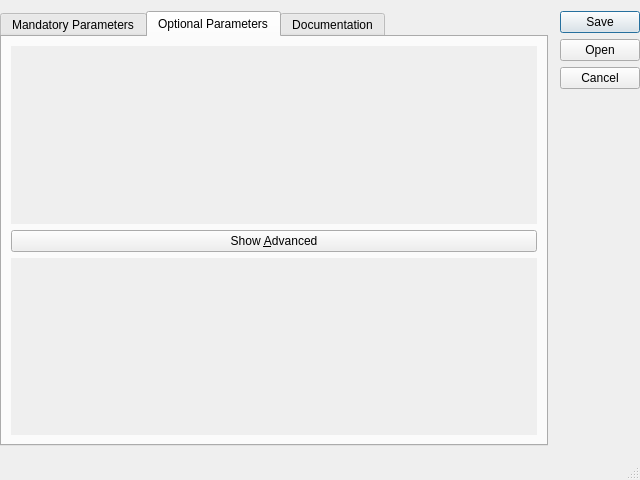
<?xml version="1.0" encoding="UTF-8"?>
<ui version="4.0">
 <class>runDialog</class>
 <widget class="QDialog" name="runDialog">
  <property name="geometry">
   <rect>
    <x>0</x>
    <y>0</y>
    <width>640</width>
    <height>480</height>
   </rect>
  </property>
  <property name="windowTitle">
   <string>Run Processing module </string>
  </property>
  <layout class="QGridLayout" name="gridLayout">
   <property name="leftMargin">
    <number>0</number>
   </property>
   <property name="rightMargin">
    <number>0</number>
   </property>
   <property name="bottomMargin">
    <number>0</number>
   </property>
   <item row="0" column="0">
    <widget class="QTabWidget" name="tabWidget">
     <property name="currentIndex">
      <number>1</number>
     </property>
     <widget class="QWidget" name="mandatoryTab">
      <attribute name="title">
       <string>Mandatory Parameters</string>
      </attribute>
      <layout class="QVBoxLayout" name="verticalLayout_2">
       <item>
        <widget class="QScrollArea" name="mandatoryScroll">
         <property name="frameShape">
          <enum>QFrame::NoFrame</enum>
         </property>
         <property name="horizontalScrollBarPolicy">
          <enum>Qt::ScrollBarAlwaysOff</enum>
         </property>
         <property name="widgetResizable">
          <bool>true</bool>
         </property>
         <widget class="QWidget" name="mandatoryWidget">
          <property name="geometry">
           <rect>
            <x>0</x>
            <y>0</y>
            <width>100</width>
            <height>30</height>
           </rect>
          </property>
          <property name="sizePolicy">
           <sizepolicy hsizetype="Preferred" vsizetype="Expanding">
            <horstretch>0</horstretch>
            <verstretch>0</verstretch>
           </sizepolicy>
          </property>
          <layout class="QFormLayout" name="mandatoryForm"/>
         </widget>
        </widget>
       </item>
      </layout>
     </widget>
     <widget class="QWidget" name="optionalTab">
      <attribute name="title">
       <string>Optional Parameters</string>
      </attribute>
      <layout class="QVBoxLayout" name="verticalLayout">
       <item>
        <widget class="QScrollArea" name="optionalScroll">
         <property name="frameShape">
          <enum>QFrame::NoFrame</enum>
         </property>
         <property name="horizontalScrollBarPolicy">
          <enum>Qt::ScrollBarAlwaysOff</enum>
         </property>
         <property name="widgetResizable">
          <bool>true</bool>
         </property>
         <widget class="QWidget" name="optionalWidget">
          <property name="geometry">
           <rect>
            <x>0</x>
            <y>0</y>
            <width>521</width>
            <height>174</height>
           </rect>
          </property>
          <property name="sizePolicy">
           <sizepolicy hsizetype="Preferred" vsizetype="Expanding">
            <horstretch>0</horstretch>
            <verstretch>0</verstretch>
           </sizepolicy>
          </property>
          <layout class="QFormLayout" name="mandatoryForm_2">
           <property name="fieldGrowthPolicy">
            <enum>QFormLayout::AllNonFixedFieldsGrow</enum>
           </property>
          </layout>
         </widget>
        </widget>
       </item>
       <item>
        <widget class="QPushButton" name="advancedButton">
         <property name="text">
          <string>Show &amp;Advanced</string>
         </property>
         <property name="checkable">
          <bool>true</bool>
         </property>
        </widget>
       </item>
       <item>
        <widget class="QScrollArea" name="advancedScroll">
         <property name="frameShape">
          <enum>QFrame::NoFrame</enum>
         </property>
         <property name="horizontalScrollBarPolicy">
          <enum>Qt::ScrollBarAlwaysOff</enum>
         </property>
         <property name="widgetResizable">
          <bool>true</bool>
         </property>
         <widget class="QWidget" name="advancedWidget">
          <property name="geometry">
           <rect>
            <x>0</x>
            <y>0</y>
            <width>521</width>
            <height>173</height>
           </rect>
          </property>
          <property name="sizePolicy">
           <sizepolicy hsizetype="Preferred" vsizetype="Expanding">
            <horstretch>0</horstretch>
            <verstretch>0</verstretch>
           </sizepolicy>
          </property>
          <layout class="QFormLayout" name="advancedForm"/>
         </widget>
        </widget>
       </item>
      </layout>
     </widget>
     <widget class="QWidget" name="textTab">
      <attribute name="title">
       <string>Documentation</string>
      </attribute>
      <layout class="QVBoxLayout" name="textLayout">
       <item>
        <widget class="QTextBrowser" name="text">
         <property name="openExternalLinks">
          <bool>true</bool>
         </property>
        </widget>
       </item>
      </layout>
     </widget>
    </widget>
   </item>
   <item row="0" column="2" rowspan="2">
    <widget class="QDialogButtonBox" name="buttons">
     <property name="orientation">
      <enum>Qt::Vertical</enum>
     </property>
     <property name="standardButtons">
      <set>QDialogButtonBox::Cancel|QDialogButtonBox::Open|QDialogButtonBox::Save</set>
     </property>
    </widget>
   </item>
   <item row="3" column="0" colspan="3">
    <widget class="QStatusBar" name="statusBar"/>
   </item>
  </layout>
 </widget>
 <resources/>
 <connections>
  <connection>
   <sender>buttons</sender>
   <signal>rejected()</signal>
   <receiver>runDialog</receiver>
   <slot>reject()</slot>
   <hints>
    <hint type="sourcelabel">
     <x>639</x>
     <y>131</y>
    </hint>
    <hint type="destinationlabel">
     <x>246</x>
     <y>6</y>
    </hint>
   </hints>
  </connection>
  <connection>
   <sender>buttons</sender>
   <signal>accepted()</signal>
   <receiver>runDialog</receiver>
   <slot>accept()</slot>
   <hints>
    <hint type="sourcelabel">
     <x>639</x>
     <y>224</y>
    </hint>
    <hint type="destinationlabel">
     <x>240</x>
     <y>139</y>
    </hint>
   </hints>
  </connection>
  <connection>
   <sender>advancedButton</sender>
   <signal>toggled(bool)</signal>
   <receiver>advancedScroll</receiver>
   <slot>setVisible(bool)</slot>
   <hints>
    <hint type="sourcelabel">
     <x>203</x>
     <y>245</y>
    </hint>
    <hint type="destinationlabel">
     <x>207</x>
     <y>284</y>
    </hint>
   </hints>
  </connection>
 </connections>
</ui>
